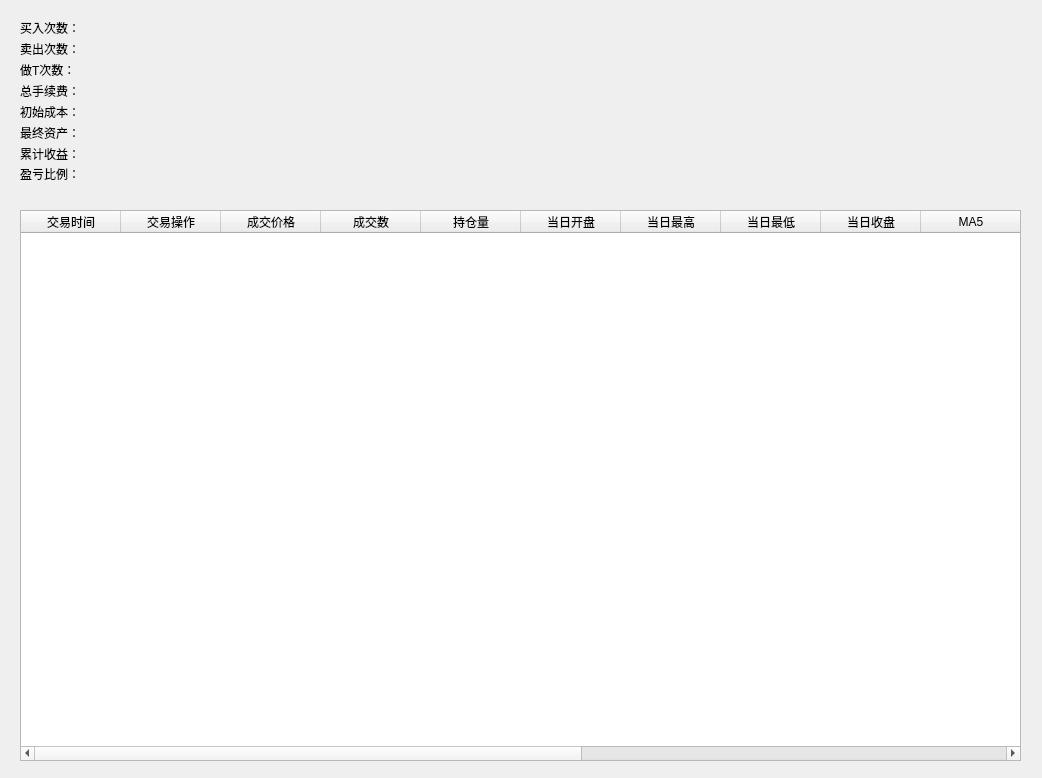
<?xml version="1.0" encoding="UTF-8"?>
<ui version="4.0">
 <class>TradeSimulator</class>
 <widget class="QDialog" name="TradeSimulator">
  <property name="geometry">
   <rect>
    <x>0</x>
    <y>0</y>
    <width>1042</width>
    <height>778</height>
   </rect>
  </property>
  <property name="windowTitle">
   <string>模拟交易</string>
  </property>
  <widget class="QWidget" name="layoutWidget">
   <property name="geometry">
    <rect>
     <x>20</x>
     <y>20</y>
     <width>341</width>
     <height>161</height>
    </rect>
   </property>
   <layout class="QVBoxLayout" name="verticalLayout">
    <item>
     <widget class="QLabel" name="lblBuyCount">
      <property name="text">
       <string>买入次数：</string>
      </property>
     </widget>
    </item>
    <item>
     <widget class="QLabel" name="lblSellCount">
      <property name="text">
       <string>卖出次数：</string>
      </property>
     </widget>
    </item>
    <item>
     <widget class="QLabel" name="lblSameDayPerformance">
      <property name="text">
       <string>做T次数：</string>
      </property>
     </widget>
    </item>
    <item>
     <widget class="QLabel" name="lblTotalFee">
      <property name="text">
       <string>总手续费：</string>
      </property>
     </widget>
    </item>
    <item>
     <widget class="QLabel" name="lblOriginalInvestment">
      <property name="text">
       <string>初始成本：</string>
      </property>
     </widget>
    </item>
    <item>
     <widget class="QLabel" name="lblFinalAsset">
      <property name="text">
       <string>最终资产：</string>
      </property>
     </widget>
    </item>
    <item>
     <widget class="QLabel" name="lblTotalProfit">
      <property name="text">
       <string>累计收益：</string>
      </property>
     </widget>
    </item>
    <item>
     <widget class="QLabel" name="lblTotalReturn">
      <property name="text">
       <string>盈亏比例：</string>
      </property>
     </widget>
    </item>
   </layout>
  </widget>
  <widget class="QTableWidget" name="tblTradeHistory">
   <property name="geometry">
    <rect>
     <x>20</x>
     <y>210</y>
     <width>1001</width>
     <height>551</height>
    </rect>
   </property>
   <property name="rowCount">
    <number>0</number>
   </property>
   <property name="columnCount">
    <number>16</number>
   </property>
   <column>
    <property name="text">
     <string>交易时间</string>
    </property>
   </column>
   <column>
    <property name="text">
     <string>交易操作</string>
    </property>
   </column>
   <column>
    <property name="text">
     <string>成交价格</string>
    </property>
   </column>
   <column>
    <property name="text">
     <string>成交数</string>
    </property>
   </column>
   <column>
    <property name="text">
     <string>持仓量</string>
    </property>
   </column>
   <column>
    <property name="text">
     <string>当日开盘</string>
    </property>
   </column>
   <column>
    <property name="text">
     <string>当日最高</string>
    </property>
   </column>
   <column>
    <property name="text">
     <string>当日最低</string>
    </property>
   </column>
   <column>
    <property name="text">
     <string>当日收盘</string>
    </property>
   </column>
   <column>
    <property name="text">
     <string>MA5</string>
    </property>
   </column>
   <column>
    <property name="text">
     <string>换手率</string>
    </property>
   </column>
   <column>
    <property name="text">
     <string>长线偏移</string>
    </property>
   </column>
   <column>
    <property name="text">
     <string>短线多空</string>
    </property>
   </column>
   <column>
    <property name="text">
     <string>平均成本</string>
    </property>
   </column>
   <column>
    <property name="text">
     <string>总收益</string>
    </property>
   </column>
   <column>
    <property name="text">
     <string>总利润</string>
    </property>
   </column>
  </widget>
 </widget>
 <resources/>
 <connections/>
</ui>
